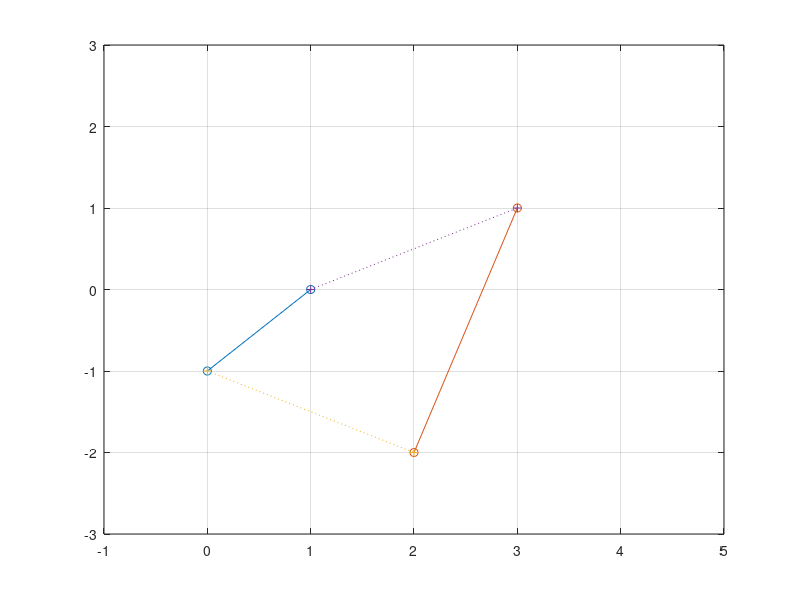

Write the MATLAB code that produced this figure. (Note: this script raises an error after producing the figure.)
%GETAREATRIANGLE_TEST   test for getAreaCurvilineargrid
%
%See also: GETAREATRIANGLE


X = [ 0  2; 1 3];
Y = [-1 -2; 0 1];

plot(X,Y,'-o')
hold on
plot(X',Y',':+')
axis([-1 5 -3 3])
grid on
set(gca,'xtick',[-10:1:10])
set(gca,'ytick',[-10:1:10])

AreaA(:,:) = GetAreaTriangle(X(1:end-1,1:end-1),Y(1:end-1,1:end-1),...
                             X(2:end  ,1:end-1),Y(2:end  ,1:end-1),...
                             X(2:end  ,2:end  ),Y(2:end  ,2:end  ));

AreaB(:,:) = GetAreaTriangle(X(1:end-1,1:end-1),Y(1:end-1,1:end-1),...
                             X(1:end-1,2:end  ),Y(1:end-1,2:end  ),...
                             X(2:end  ,2:end  ),Y(2:end  ,2:end  ));
                
Area(:,:)  = AreaA + AreaB  

disp('o---------o')
disp('| B     . |') 
disp('|    .    |')
disp('| .     A |')
disp('o---------o')
disp([num2str(AreaA)])
disp([num2str(AreaB)])
disp([num2str(Area )])

disp('---------------------------------------------')


AreaA(:,:) = GetAreaTriangle(X(1:end-1,1:end-1),Y(1:end-1,1:end-1),...
                             X(2:end  ,1:end-1),Y(2:end  ,1:end-1),...
                             X(1:end-1,2:end  ),Y(1:end-1,2:end  ));

AreaB(:,:) = GetAreaTriangle(X(2:end  ,1:end-1),Y(2:end  ,1:end-1),...
                             X(1:end-1,2:end  ),Y(1:end-1,2:end  ),...
                             X(2:end  ,2:end  ),Y(2:end  ,2:end  ));
                
Area(:,:)  = AreaA + AreaB;

disp('o---------o')
disp('| .    B  |') 
disp('|    .    |')
disp('| A     . |')
disp('o---------o')
disp([num2str(AreaA)])
disp([num2str(AreaB)])
disp([num2str(Area )])
